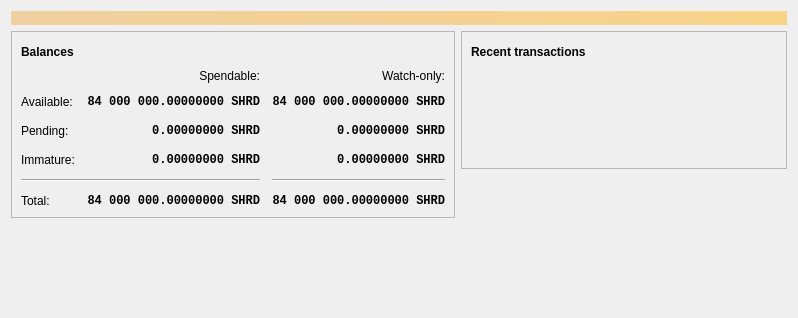
<?xml version="1.0" encoding="UTF-8"?>
<ui version="4.0">
 <class>OverviewPage</class>
 <widget class="QWidget" name="OverviewPage">
  <property name="geometry">
   <rect>
    <x>0</x>
    <y>0</y>
    <width>798</width>
    <height>318</height>
   </rect>
  </property>
  <property name="windowTitle">
   <string>Form</string>
  </property>
  <layout class="QVBoxLayout" name="topLayout">
   <item>
    <widget class="QLabel" name="labelAlerts">
     <property name="visible">
      <bool>false</bool>
     </property>
     <property name="styleSheet">
      <string notr="true">QLabel { background-color: qlineargradient(x1: 0, y1: 0, x2: 1, y2: 0, stop:0 #F0D0A0, stop:1 #F8D488); color:#000000; }</string>
     </property>
     <property name="wordWrap">
      <bool>true</bool>
     </property>
     <property name="margin">
      <number>3</number>
     </property>
     <property name="textInteractionFlags">
      <set>Qt::TextSelectableByMouse</set>
     </property>
    </widget>
   </item>
   <item>
    <layout class="QHBoxLayout" name="horizontalLayout" stretch="1,1">
     <item>
      <layout class="QVBoxLayout" name="verticalLayout_2">
       <item>
        <widget class="QFrame" name="frame">
         <property name="frameShape">
          <enum>QFrame::StyledPanel</enum>
         </property>
         <property name="frameShadow">
          <enum>QFrame::Raised</enum>
         </property>
         <layout class="QVBoxLayout" name="verticalLayout_4">
          <item>
           <layout class="QHBoxLayout" name="horizontalLayout_4">
            <item>
             <widget class="QLabel" name="label_5">
              <property name="font">
               <font>
                <weight>75</weight>
                <bold>true</bold>
               </font>
              </property>
              <property name="text">
               <string>Balances</string>
              </property>
             </widget>
            </item>
            <item>
             <widget class="QPushButton" name="labelWalletStatus">
              <property name="enabled">
               <bool>true</bool>
              </property>
              <property name="maximumSize">
               <size>
                <width>30</width>
                <height>16777215</height>
               </size>
              </property>
              <property name="toolTip">
               <string>The displayed information may be out of date. Your wallet automatically synchronizes with the ShardCoin network after a connection is established, but this process has not completed yet.</string>
              </property>
              <property name="text">
               <string/>
              </property>
              <property name="icon">
               <iconset resource="../bitcoin.qrc">
                <normaloff>:/icons/warning</normaloff>
                <disabledoff>:/icons/warning</disabledoff>:/icons/warning</iconset>
              </property>
              <property name="iconSize">
               <size>
                <width>24</width>
                <height>24</height>
               </size>
              </property>
              <property name="flat">
               <bool>true</bool>
              </property>
             </widget>
            </item>
            <item>
             <spacer name="horizontalSpacer_3">
              <property name="orientation">
               <enum>Qt::Horizontal</enum>
              </property>
              <property name="sizeHint" stdset="0">
               <size>
                <width>40</width>
                <height>20</height>
               </size>
              </property>
             </spacer>
            </item>
           </layout>
          </item>
          <item>
           <layout class="QGridLayout" name="gridLayout">
            <property name="spacing">
             <number>12</number>
            </property>
            <item row="2" column="2">
             <widget class="QLabel" name="labelWatchPending">
              <property name="font">
               <font>
                <family>Monospace</family>
                <weight>75</weight>
                <bold>true</bold>
               </font>
              </property>
              <property name="cursor">
               <cursorShape>IBeamCursor</cursorShape>
              </property>
              <property name="toolTip">
               <string>Unconfirmed transactions to watch-only addresses</string>
              </property>
              <property name="text">
               <string notr="true">0.00000000 SHRD</string>
              </property>
              <property name="alignment">
               <set>Qt::AlignRight|Qt::AlignTrailing|Qt::AlignVCenter</set>
              </property>
              <property name="textInteractionFlags">
               <set>Qt::LinksAccessibleByMouse|Qt::TextSelectableByKeyboard|Qt::TextSelectableByMouse</set>
              </property>
             </widget>
            </item>
            <item row="2" column="1">
             <widget class="QLabel" name="labelUnconfirmed">
              <property name="font">
               <font>
                <family>Monospace</family>
                <weight>75</weight>
                <bold>true</bold>
               </font>
              </property>
              <property name="cursor">
               <cursorShape>IBeamCursor</cursorShape>
              </property>
              <property name="toolTip">
               <string>Total of transactions that have yet to be confirmed, and do not yet count toward the spendable balance</string>
              </property>
              <property name="text">
               <string notr="true">0.00000000 SHRD</string>
              </property>
              <property name="alignment">
               <set>Qt::AlignRight|Qt::AlignTrailing|Qt::AlignVCenter</set>
              </property>
              <property name="textInteractionFlags">
               <set>Qt::LinksAccessibleByMouse|Qt::TextSelectableByKeyboard|Qt::TextSelectableByMouse</set>
              </property>
             </widget>
            </item>
            <item row="3" column="2">
             <widget class="QLabel" name="labelWatchImmature">
              <property name="font">
               <font>
                <family>Monospace</family>
                <weight>75</weight>
                <bold>true</bold>
               </font>
              </property>
              <property name="cursor">
               <cursorShape>IBeamCursor</cursorShape>
              </property>
              <property name="toolTip">
               <string>Mined balance in watch-only addresses that has not yet matured</string>
              </property>
              <property name="text">
               <string notr="true">0.00000000 SHRD</string>
              </property>
              <property name="alignment">
               <set>Qt::AlignRight|Qt::AlignTrailing|Qt::AlignVCenter</set>
              </property>
              <property name="textInteractionFlags">
               <set>Qt::LinksAccessibleByMouse|Qt::TextSelectableByKeyboard|Qt::TextSelectableByMouse</set>
              </property>
             </widget>
            </item>
            <item row="4" column="0" colspan="2">
             <widget class="Line" name="line">
              <property name="orientation">
               <enum>Qt::Horizontal</enum>
              </property>
             </widget>
            </item>
            <item row="4" column="2">
             <widget class="Line" name="lineWatchBalance">
              <property name="sizePolicy">
               <sizepolicy hsizetype="Preferred" vsizetype="Fixed">
                <horstretch>0</horstretch>
                <verstretch>0</verstretch>
               </sizepolicy>
              </property>
              <property name="minimumSize">
               <size>
                <width>140</width>
                <height>0</height>
               </size>
              </property>
              <property name="orientation">
               <enum>Qt::Horizontal</enum>
              </property>
             </widget>
            </item>
            <item row="5" column="0">
             <widget class="QLabel" name="labelTotalText">
              <property name="text">
               <string>Total:</string>
              </property>
             </widget>
            </item>
            <item row="3" column="1">
             <widget class="QLabel" name="labelImmature">
              <property name="font">
               <font>
                <family>Monospace</family>
                <weight>75</weight>
                <bold>true</bold>
               </font>
              </property>
              <property name="cursor">
               <cursorShape>IBeamCursor</cursorShape>
              </property>
              <property name="toolTip">
               <string>Mined balance that has not yet matured</string>
              </property>
              <property name="text">
               <string notr="true">0.00000000 SHRD</string>
              </property>
              <property name="alignment">
               <set>Qt::AlignRight|Qt::AlignTrailing|Qt::AlignVCenter</set>
              </property>
              <property name="textInteractionFlags">
               <set>Qt::LinksAccessibleByMouse|Qt::TextSelectableByKeyboard|Qt::TextSelectableByMouse</set>
              </property>
             </widget>
            </item>
            <item row="2" column="3">
             <spacer name="horizontalSpacer_2">
              <property name="orientation">
               <enum>Qt::Horizontal</enum>
              </property>
              <property name="sizeHint" stdset="0">
               <size>
                <width>40</width>
                <height>20</height>
               </size>
              </property>
             </spacer>
            </item>
            <item row="3" column="0">
             <widget class="QLabel" name="labelImmatureText">
              <property name="text">
               <string>Immature:</string>
              </property>
             </widget>
            </item>
            <item row="5" column="1">
             <widget class="QLabel" name="labelTotal">
              <property name="font">
               <font>
                <family>Monospace</family>
                <weight>75</weight>
                <bold>true</bold>
               </font>
              </property>
              <property name="cursor">
               <cursorShape>IBeamCursor</cursorShape>
              </property>
              <property name="toolTip">
               <string>Your current total balance</string>
              </property>
              <property name="text">
               <string notr="true">84 000 000.00000000 SHRD</string>
              </property>
              <property name="alignment">
               <set>Qt::AlignRight|Qt::AlignTrailing|Qt::AlignVCenter</set>
              </property>
              <property name="textInteractionFlags">
               <set>Qt::LinksAccessibleByMouse|Qt::TextSelectableByKeyboard|Qt::TextSelectableByMouse</set>
              </property>
             </widget>
            </item>
            <item row="5" column="2">
             <widget class="QLabel" name="labelWatchTotal">
              <property name="font">
               <font>
                <family>Monospace</family>
                <weight>75</weight>
                <bold>true</bold>
               </font>
              </property>
              <property name="cursor">
               <cursorShape>IBeamCursor</cursorShape>
              </property>
              <property name="toolTip">
               <string>Current total balance in watch-only addresses</string>
              </property>
              <property name="text">
               <string notr="true">84 000 000.00000000 SHRD</string>
              </property>
              <property name="alignment">
               <set>Qt::AlignRight|Qt::AlignTrailing|Qt::AlignVCenter</set>
              </property>
              <property name="textInteractionFlags">
               <set>Qt::LinksAccessibleByMouse|Qt::TextSelectableByKeyboard|Qt::TextSelectableByMouse</set>
              </property>
             </widget>
            </item>
            <item row="0" column="2">
             <widget class="QLabel" name="labelWatchonly">
              <property name="text">
               <string>Watch-only:</string>
              </property>
              <property name="alignment">
               <set>Qt::AlignRight|Qt::AlignTrailing|Qt::AlignVCenter</set>
              </property>
             </widget>
            </item>
            <item row="1" column="0">
             <widget class="QLabel" name="labelBalanceText">
              <property name="text">
               <string>Available:</string>
              </property>
             </widget>
            </item>
            <item row="1" column="1">
             <widget class="QLabel" name="labelBalance">
              <property name="font">
               <font>
                <family>Monospace</family>
                <weight>75</weight>
                <bold>true</bold>
               </font>
              </property>
              <property name="cursor">
               <cursorShape>IBeamCursor</cursorShape>
              </property>
              <property name="toolTip">
               <string>Your current spendable balance</string>
              </property>
              <property name="text">
               <string notr="true">84 000 000.00000000 SHRD</string>
              </property>
              <property name="alignment">
               <set>Qt::AlignRight|Qt::AlignTrailing|Qt::AlignVCenter</set>
              </property>
              <property name="textInteractionFlags">
               <set>Qt::LinksAccessibleByMouse|Qt::TextSelectableByKeyboard|Qt::TextSelectableByMouse</set>
              </property>
             </widget>
            </item>
            <item row="1" column="2">
             <widget class="QLabel" name="labelWatchAvailable">
              <property name="font">
               <font>
                <family>Monospace</family>
                <weight>75</weight>
                <bold>true</bold>
               </font>
              </property>
              <property name="cursor">
               <cursorShape>IBeamCursor</cursorShape>
              </property>
              <property name="toolTip">
               <string>Your current balance in watch-only addresses</string>
              </property>
              <property name="text">
               <string notr="true">84 000 000.00000000 SHRD</string>
              </property>
              <property name="alignment">
               <set>Qt::AlignRight|Qt::AlignTrailing|Qt::AlignVCenter</set>
              </property>
              <property name="textInteractionFlags">
               <set>Qt::LinksAccessibleByMouse|Qt::TextSelectableByKeyboard|Qt::TextSelectableByMouse</set>
              </property>
             </widget>
            </item>
            <item row="2" column="0">
             <widget class="QLabel" name="labelPendingText">
              <property name="text">
               <string>Pending:</string>
              </property>
             </widget>
            </item>
            <item row="0" column="1">
             <widget class="QLabel" name="labelSpendable">
              <property name="text">
               <string>Spendable:</string>
              </property>
              <property name="alignment">
               <set>Qt::AlignRight|Qt::AlignTrailing|Qt::AlignVCenter</set>
              </property>
             </widget>
            </item>
           </layout>
          </item>
         </layout>
        </widget>
       </item>
       <item>
        <spacer name="verticalSpacer">
         <property name="orientation">
          <enum>Qt::Vertical</enum>
         </property>
         <property name="sizeHint" stdset="0">
          <size>
           <width>20</width>
           <height>40</height>
          </size>
         </property>
        </spacer>
       </item>
      </layout>
     </item>
     <item>
      <layout class="QVBoxLayout" name="verticalLayout_3">
       <item>
        <widget class="QFrame" name="frame_2">
         <property name="frameShape">
          <enum>QFrame::StyledPanel</enum>
         </property>
         <property name="frameShadow">
          <enum>QFrame::Raised</enum>
         </property>
         <layout class="QVBoxLayout" name="verticalLayout">
          <item>
           <layout class="QHBoxLayout" name="horizontalLayout_2">
            <item>
             <widget class="QLabel" name="label_4">
              <property name="font">
               <font>
                <weight>75</weight>
                <bold>true</bold>
               </font>
              </property>
              <property name="text">
               <string>Recent transactions</string>
              </property>
             </widget>
            </item>
            <item>
             <widget class="QPushButton" name="labelTransactionsStatus">
              <property name="enabled">
               <bool>true</bool>
              </property>
              <property name="maximumSize">
               <size>
                <width>30</width>
                <height>16777215</height>
               </size>
              </property>
              <property name="toolTip">
               <string>The displayed information may be out of date. Your wallet automatically synchronizes with the ShardCoin network after a connection is established, but this process has not completed yet.</string>
              </property>
              <property name="text">
               <string/>
              </property>
              <property name="icon">
               <iconset resource="../bitcoin.qrc">
                <normaloff>:/icons/warning</normaloff>
                <disabledoff>:/icons/warning</disabledoff>:/icons/warning</iconset>
              </property>
              <property name="iconSize">
               <size>
                <width>24</width>
                <height>24</height>
               </size>
              </property>
              <property name="flat">
               <bool>true</bool>
              </property>
             </widget>
            </item>
            <item>
             <spacer name="horizontalSpacer">
              <property name="orientation">
               <enum>Qt::Horizontal</enum>
              </property>
              <property name="sizeHint" stdset="0">
               <size>
                <width>40</width>
                <height>20</height>
               </size>
              </property>
             </spacer>
            </item>
           </layout>
          </item>
          <item>
           <widget class="TransactionOverviewWidget" name="listTransactions">
            <property name="styleSheet">
             <string notr="true">QListView { background: transparent; }</string>
            </property>
            <property name="frameShape">
             <enum>QFrame::NoFrame</enum>
            </property>
            <property name="verticalScrollBarPolicy">
             <enum>Qt::ScrollBarAlwaysOff</enum>
            </property>
            <property name="horizontalScrollBarPolicy">
             <enum>Qt::ScrollBarAlwaysOff</enum>
            </property>
            <property name="sizeAdjustPolicy">
             <enum>QAbstractScrollArea::AdjustToContents</enum>
            </property>
            <property name="selectionMode">
             <enum>QAbstractItemView::NoSelection</enum>
            </property>
            <property name="uniformItemSizes">
             <bool>true</bool>
            </property>
           </widget>
          </item>
         </layout>
        </widget>
       </item>
       <item>
        <spacer name="verticalSpacer_2">
         <property name="orientation">
          <enum>Qt::Vertical</enum>
         </property>
         <property name="sizeHint" stdset="0">
          <size>
           <width>20</width>
           <height>40</height>
          </size>
         </property>
        </spacer>
       </item>
      </layout>
     </item>
    </layout>
   </item>
  </layout>
 </widget>
 <customwidgets>
  <customwidget>
   <class>TransactionOverviewWidget</class>
   <extends>QListView</extends>
   <header>qt/transactionoverviewwidget.h</header>
  </customwidget>
 </customwidgets>
 <resources/>
 <connections/>
</ui>
